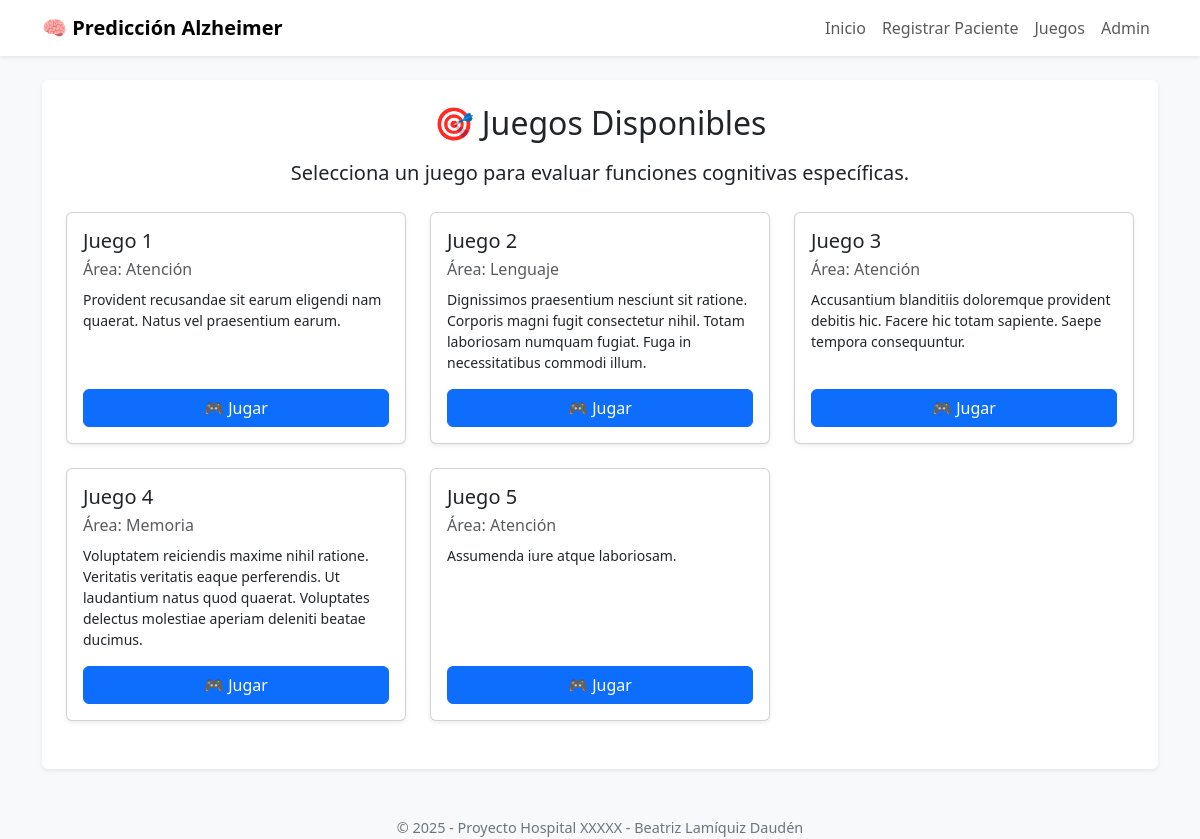
/games/, run on the app's committed database.
### games/models.py (models this page shows, shortened)
class Game(models.Model):
    COGNITIVE_AREA_CHOICES = [
        ('memoria', 'Memoria'),
        ('atencion', 'Atención'),
        ('lenguaje', 'Lenguaje'),
        ('funcion_ejecutiva', 'Función Ejecutiva'),
        ('razonamiento', 'Razonamiento'),
    ]
    name = models.CharField(max_length=100, verbose_name="Nombre del juego")
    description = models.TextField(verbose_name="Descripción")
    cognitive_area = models.CharField(max_length=20, choices=COGNITIVE_AREA_CHOICES, verbose_name="Área cognitiva")
    instructions = models.TextField(verbose_name="Instrucciones")
    difficulty_level = models.IntegerField(
        default=1,
        validators=[MinValueValidator(1), MaxValueValidator(5)],
        verbose_name="Nivel de dificultad"
    )

### games/views.py (the view)
# urls.py: path('', views.game_list, name='game_list'),
def game_list(request):
    games = Game.objects.all()
    return render(request, 'games/game_list.html', {'games': games})

### templates/games/game_list.html (shortened to what this page needs)
{% extends 'base.html' %}
{% block content %}
  <div class="text-center mb-4">
    <h2 class="mb-3">🎯 Juegos Disponibles</h2>
    <p class="lead">Selecciona un juego para evaluar funciones cognitivas específicas.</p>
  </div>
  {% if games %}
    <div class="row">
      {% for game in games %}
        <div class="col-md-6 col-lg-4 mb-4">
          <div class="card h-100 shadow-sm">
            <div class="card-body d-flex flex-column">
              <h5 class="card-title">{{ game.name }}</h5>
              <p class="card-subtitle mb-2 text-muted">Área: {{ game.get_cognitive_area_display }}</p>
              <p class="card-text small">{{ game.description|truncatewords:25 }}</p>
              <a href="{% url 'games:play_game' game.id %}" class="mt-auto btn btn-primary">🎮 Jugar</a>
            </div>
          </div>
        </div>
      {% endfor %}
    </div>
  {% else %}
    <div class="alert alert-warning" role="alert">
      No hay juegos disponibles en este momento.
    </div>
  {% endif %}
{% endblock %}

### templates/base.html (style rules this page uses)
body { background-color: #f8f9fa; }

### data on the page
Game: name "Juego 1", cognitive_area "Atención", description "Provident recusandae sit earum eligendi nam quaerat. Natus vel praesentium earum."
Game: name "Juego 2", cognitive_area "Lenguaje", description "Dignissimos praesentium nesciunt sit ratione. Corporis magni fugit consectetur nihil. Totam laboriosam numquam fugiat. Fuga in necessitatibus commodi illum."
Game: name "Juego 3", cognitive_area "Atención", description "Accusantium blanditiis doloremque provident debitis hic. Facere hic totam sapiente. Saepe tempora consequuntur."
Game: name "Juego 4", cognitive_area "Memoria", description "Voluptatem reiciendis maxime nihil ratione. Veritatis veritatis eaque perferendis. Ut laudantium natus quod quaerat. Voluptates delectus molestiae aperiam deleniti beatae ducimus."
Game: name "Juego 5", cognitive_area "Atención", description "Assumenda iure atque laboriosam."
